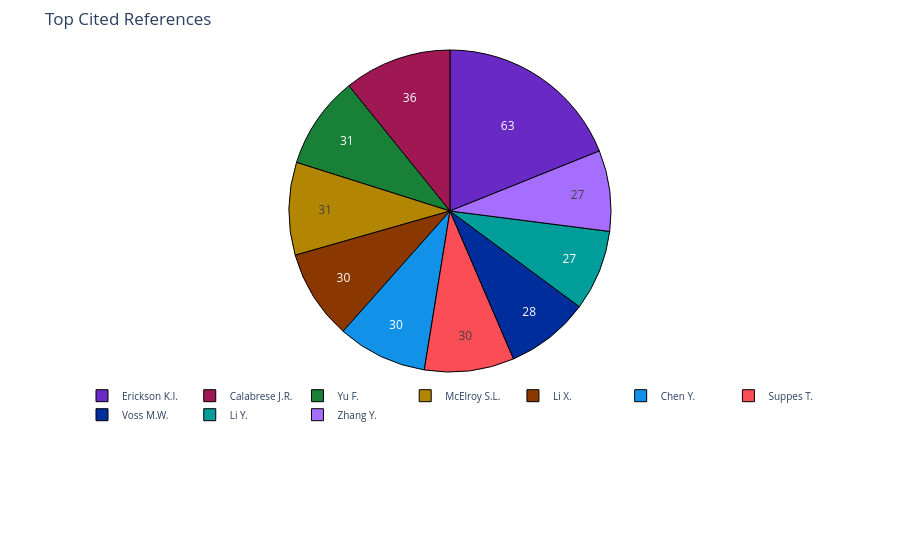

Notebook source saved alongside this figure:
### Code cell
bibfile.plot_top_refs(view = 'notebook', topn = 10, font_size = 10, use_ref_id = False, date_start = None, date_end = None)

### Figure 1 — Plotly figure (JSON) as saved in the notebook; plotly's stock layout.template omitted (floating-point values rounded to 4 significant figures; data arrays with more than 128 entries replaced by an {"elided": "..."} marker saying what was removed)
{"data": [{"domain": {"x": [0, 1], "y": [0.3, 1]}, "hoverinfo": "label+value+percent", "labels": ["Erickson K.I.", "Calabrese J.R.", "Yu F.", "McElroy S.L.", "Li X.", "Chen Y.", "Suppes T.", "Voss M.W.", "Li Y.", "Zhang Y."], "marker": {"colors": {"elided": "1109 str values"}, "line": {"color": "black", "width": 1}}, "textinfo": "value", "textposition": "inside", "type": "pie", "values": [63, 36, 31, 31, 30, 30, 30, 28, 27, 27]}], "layout": {"legend": {"font": {"size": 10}, "orientation": "h", "x": 0.5, "xanchor": "center", "y": 0.28, "yanchor": "top"}, "margin": {"b": 50, "l": 50, "r": 50, "t": 50}, "title": {"text": "Top Cited References"}}}
